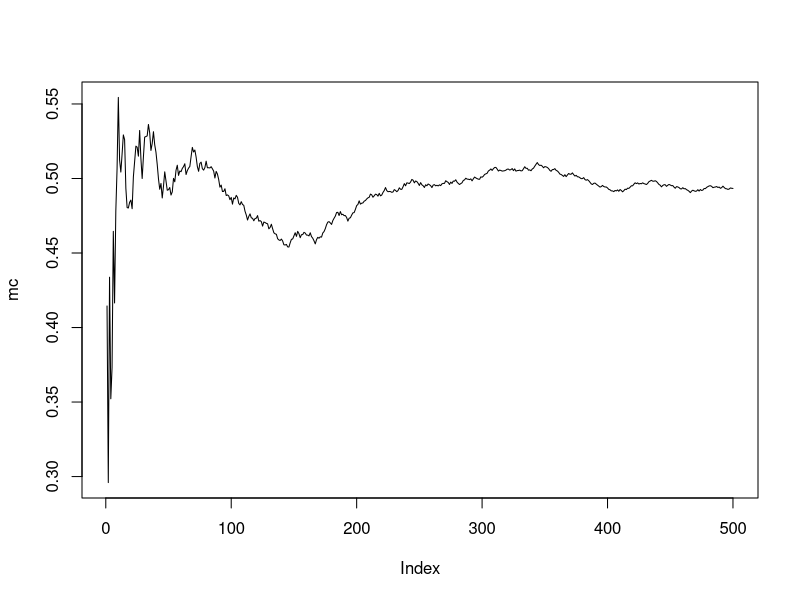
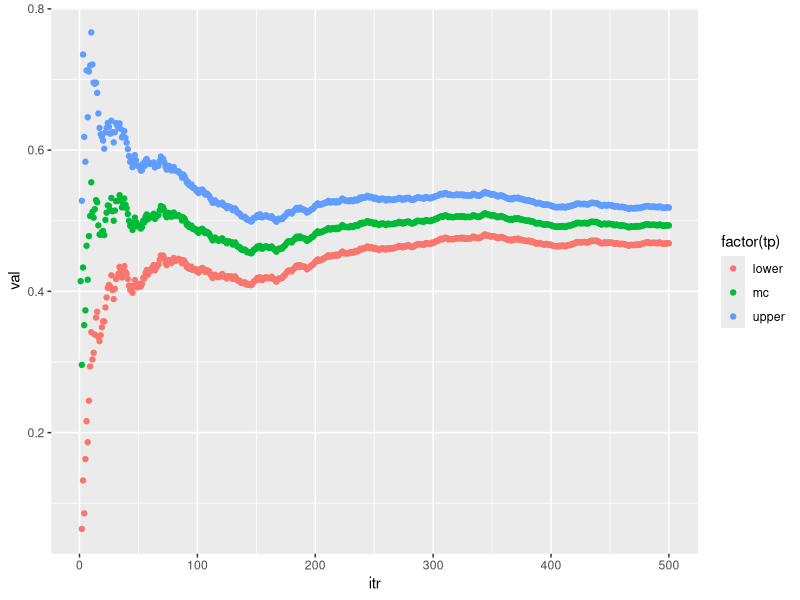

These charts were generated, in order, by the following R code: (Note: this script raises an error after producing the figures.)
#############################
## Monte carlo integration ##
#############################

## MC approximation of a uniform (0,1) distribution

nsim=500
u=runif(nsim,0,1)
mc=mean(u)
mc
mc=c(); v=c(); upper=c(); lower=c()
for(j in 1:nsim){mc[j]=mean(u[1:j])
  v[j]=(j^{-1})*var(u[1:j])
  upper[j]=mc[j]+1.96*sqrt(v[j])
  lower[j]=mc[j]-1.96*sqrt(v[j])}
mc
plot(mc,type="l")

# Using ggplot2 to obtain good graphs
library(ggplot2)
values=c(mc,upper,lower)
type=c(rep("mc",nsim),rep("upper",nsim),rep("lower",nsim))
iter=rep(seq(1:nsim),3)
data=data.frame(val=values, tp=type,itr=iter)
data
ggplot(data, aes(itr,val))+geom_point(aes(colour=factor(tp)))

### Exercise 1. Approximate P(0<X<3), X~cauchy(0,1) using MC approximation.
### Result: X1~N(0,1), and X2~N(0,1) and X1 and X2 are independent
### then X1/X2 ~ Cauchy (0,1)
### Use ordinary MC approximation sum_{j=1}^{nsim} 1[0<X_i<3]/nsim

nsim=10000
x1=normal_sim(nsim)
x2=normal_sim(nsim)
x=x1/x2
hist(x)
length(x)
indicator=function(x){
  y=ifelse((x>0 & x<3),1,0)
  return(y)}
indicator(4)
indicator(2)
mc=c(); v=c(); upper=c(); lower=c()
for(j in 1:nsim){ mc[j]=mean(indicator(x[1:j]))
  v[j]= (j^{-1})*var(indicator(x[1:j]))
  upper[j]=mc[j]+1.96*sqrt(v[j])
  lower[j]=mc[j]-1.96*sqrt(v[j])}

plot(mc,type="l")
values=c(mc,upper,lower)
type=c(rep("mc",nsim),rep("upper",nsim),rep("lower",nsim))
iter=rep(seq(1:nsim),3)
data=data.frame(val=values, tp=type,itr=iter)
#data
ggplot(data, aes(itr,val))+geom_point(aes(colour=factor(tp)))

## Exercise 2. Do the same question using importance sampling and
## using a uniform (0,3) instrument.

cdensity=function(x){y=1/(pi*(1+x^2));return(y)}
cdensity(1)
nsim=500
x=runif(nsim,0,3)
mc=mean(3*cdensity(x))
mc
mc=c(); v=c(); upper=c();lower=c()
for(j in 1:nsim){
  mc[j]=mean(3*cdensity(x[1:j]))
  v[j]=(j^{-1})*var(3*cdensity(x[1:j]))
  upper[j]=mc[j]+1.96*sqrt(v[j])
  lower[j]=mc[j]-1.96*sqrt(v[j])}
plot(mc,type="l")